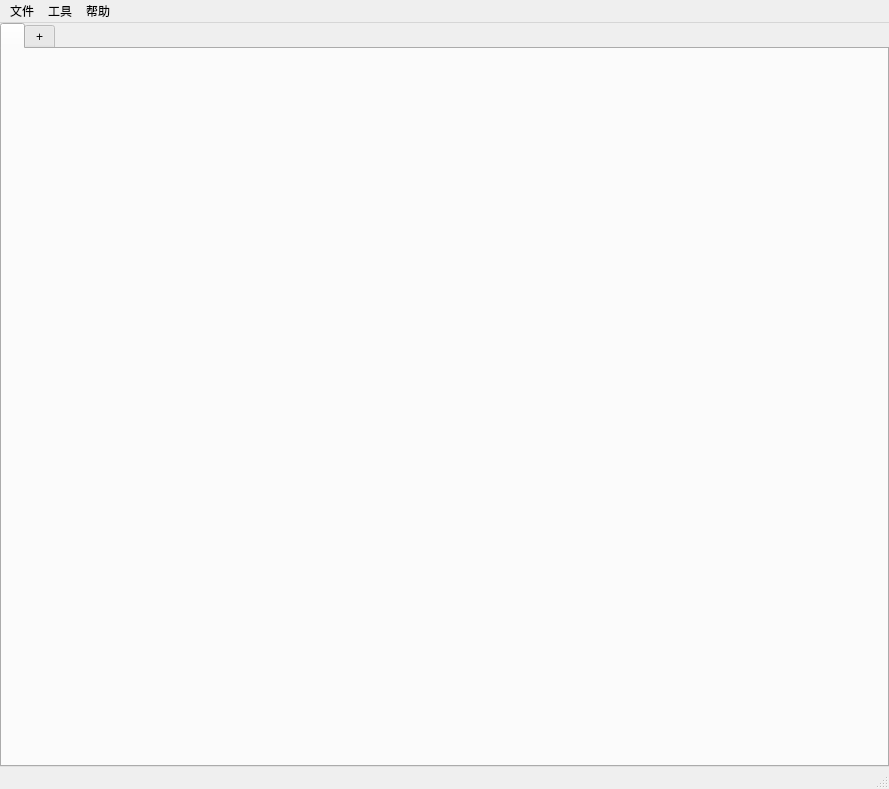
<?xml version="1.0" encoding="UTF-8"?>
<ui version="4.0">
 <class>MainWindow</class>
 <widget class="QMainWindow" name="MainWindow">
  <property name="geometry">
   <rect>
    <x>0</x>
    <y>0</y>
    <width>889</width>
    <height>789</height>
   </rect>
  </property>
  <property name="minimumSize">
   <size>
    <width>889</width>
    <height>789</height>
   </size>
  </property>
  <property name="windowTitle">
   <string>DNF伤害模拟器V1.0  -  by skander820</string>
  </property>
  <widget class="QWidget" name="centralwidget">
   <property name="sizePolicy">
    <sizepolicy hsizetype="Preferred" vsizetype="Preferred">
     <horstretch>0</horstretch>
     <verstretch>0</verstretch>
    </sizepolicy>
   </property>
   <property name="layoutDirection">
    <enum>Qt::LeftToRight</enum>
   </property>
   <layout class="QGridLayout" name="gridLayout">
    <property name="leftMargin">
     <number>0</number>
    </property>
    <property name="topMargin">
     <number>0</number>
    </property>
    <property name="rightMargin">
     <number>0</number>
    </property>
    <property name="bottomMargin">
     <number>0</number>
    </property>
    <item row="0" column="0">
     <widget class="QTabWidget" name="tabWidget_roles">
      <property name="toolTipDuration">
       <number>-10</number>
      </property>
      <property name="currentIndex">
       <number>0</number>
      </property>
      <widget class="QWidget" name="tabWidget_role0">
       <attribute name="title">
        <string/>
       </attribute>
      </widget>
      <widget class="QWidget" name="tabWidget_add">
       <attribute name="title">
        <string>+</string>
       </attribute>
      </widget>
     </widget>
    </item>
   </layout>
  </widget>
  <widget class="QMenuBar" name="menubar">
   <property name="geometry">
    <rect>
     <x>0</x>
     <y>0</y>
     <width>889</width>
     <height>23</height>
    </rect>
   </property>
   <widget class="QMenu" name="files">
    <property name="title">
     <string>文件</string>
    </property>
    <addaction name="action_open"/>
    <addaction name="separator"/>
    <addaction name="action_save"/>
    <addaction name="action_save_as"/>
    <addaction name="separator"/>
    <addaction name="actionquit"/>
   </widget>
   <widget class="QMenu" name="tools">
    <property name="title">
     <string>工具</string>
    </property>
    <addaction name="actionhelp"/>
   </widget>
   <widget class="QMenu" name="help">
    <property name="title">
     <string>帮助</string>
    </property>
    <addaction name="actionhelp_2"/>
   </widget>
   <addaction name="files"/>
   <addaction name="tools"/>
   <addaction name="help"/>
  </widget>
  <widget class="QStatusBar" name="statusbar"/>
  <action name="action_open">
   <property name="text">
    <string>打开</string>
   </property>
  </action>
  <action name="action_save">
   <property name="text">
    <string>保存</string>
   </property>
  </action>
  <action name="action_save_as">
   <property name="text">
    <string>另存为</string>
   </property>
  </action>
  <action name="actionquit">
   <property name="text">
    <string>quit</string>
   </property>
  </action>
  <action name="actionhelp">
   <property name="text">
    <string>help</string>
   </property>
  </action>
  <action name="actionhelp_2">
   <property name="text">
    <string>help</string>
   </property>
  </action>
 </widget>
 <resources/>
 <connections/>
</ui>
